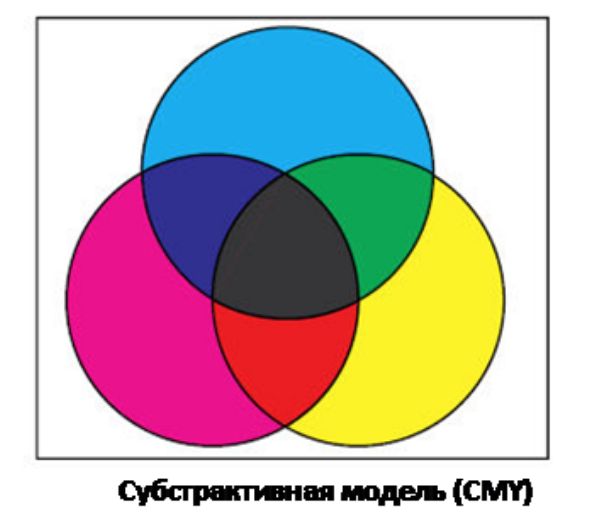
#> input picture 123.png, 594 x 516 px
$ python lab3.py
#> lines starting #> are read from the running program, lines starting #| are printed output that depends on the picture
#> further down, img is the input picture: shape (516, 594, 3); mean B, G, R 182.5, 182.7, 192.3
import numpy as np
import cv2
import argparse
path = '../123.png'


def image_read(path):
    img = cv2.imread(path, 0)
    return img.copy()


def clastr(img,K):
#> called with K = 1
    Z = img.reshape((-1, 3))
    Z = np.float32(Z)
    criteria = (cv2.TERM_CRITERIA_EPS + cv2.TERM_CRITERIA_MAX_ITER, 10, 1.0)
    ret, label, center = cv2.kmeans(Z, K, None, criteria, 10, cv2.KMEANS_RANDOM_CENTERS)
#> ret = 7.78e+09; center = [[182.6, 183, 192.6]]
    center = np.uint8(center)
#> center = [[182, 183, 192]]
    res = center[label.flatten()]
    res2 = res.reshape((img.shape))
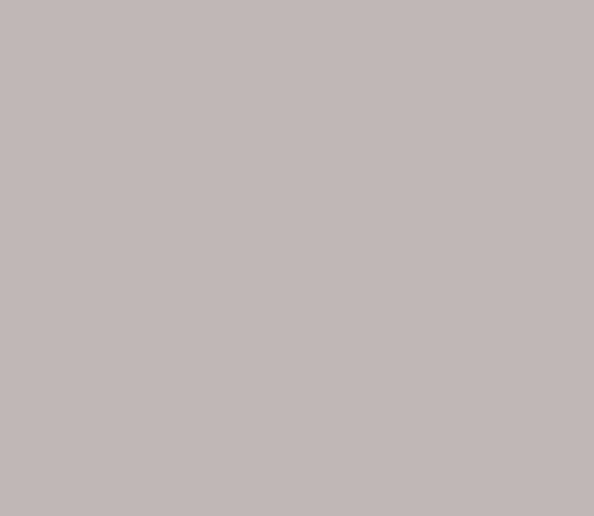
#> res2: shape (516, 594, 3); mean B, G, R 182, 183, 192
    return res2

if __name__=="__main__":
    parser = argparse.ArgumentParser()
    parser.add_argument('--path', default=path, action='store', help='path to the aimge')
    parser.add_argument('-k', default=1, action='store',type=int, help='k for k_means')
    args = parser.parse_args()
    try:
        img = cv2.imread(args.path)
        result = clastr(img,args.k)
        cv2.imshow('res2',result)
        cv2.imwrite('result.bmp', result)
        cv2.waitKey(0)
        cv2.destroyAllWindows()
    except Exception:
        print("something went wrong")
